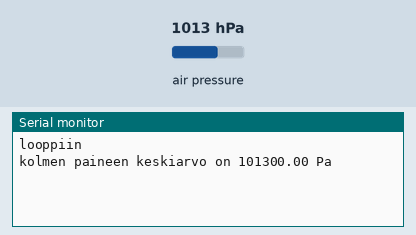
Bench run of a sketch on a simulated Arduino Uno, built with avr-gcc and run on an emulated ATmega328P. Parts: the last lines printed to the serial monitor. The test bench sets the inputs (shaded band); at power-on: air pressure 1013 hPa.

Above: at 1.2 s.
1.3 s: air pressure set to 952 hPa
At 2.5 s:
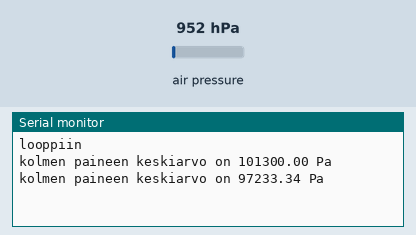
2.8 s: air pressure set to 975 hPa
At 3.7 s:
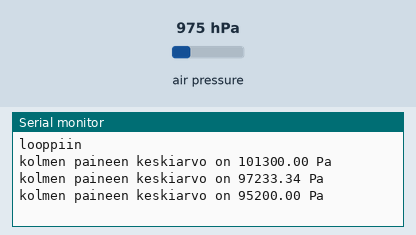
Timing chart, 0 to 5.8 s (numbered marks = the images above; inputs shaded):
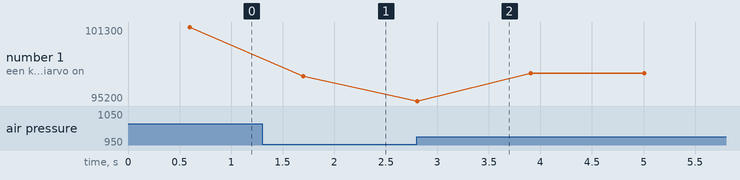

Measured:
- after the input at 1.3 s, the serial monitor: prints a new line after 0.40 s (image 1)
- plotted number 1: 101300 → 97233.34 after the input at 1.3 s, 97233.34 → 97500 after the input at 2.8 s

The sketch:

TOIMIVA_ArduinoUno_BMP180_paineenmittaus.ino
```cpp
#include <Wire.h>
#include <Adafruit_BMP085.h>

Adafruit_BMP085 bmp;
float paine1, paine2, paine3, paineavg;

void setup() {
  Serial.begin(9600);
  if (!bmp.begin()) {
	Serial.println("Could not find a valid BMP085 sensor, check wiring!");
	while (1) {}
  }
Serial.println("looppiin");
}

void loop() {
  paine1 = bmp.readPressure();
  delay(200);
  paine2 = bmp.readPressure();
  delay(200);
  paine3 = bmp.readPressure();
  delay(200);
  paineavg = (paine1 + paine2 + paine3) / 3;
  Serial.print("kolmen paineen keskiarvo on ");
  Serial.print(paineavg);
  Serial.print(" Pa \n");
    delay(500);
}
```
